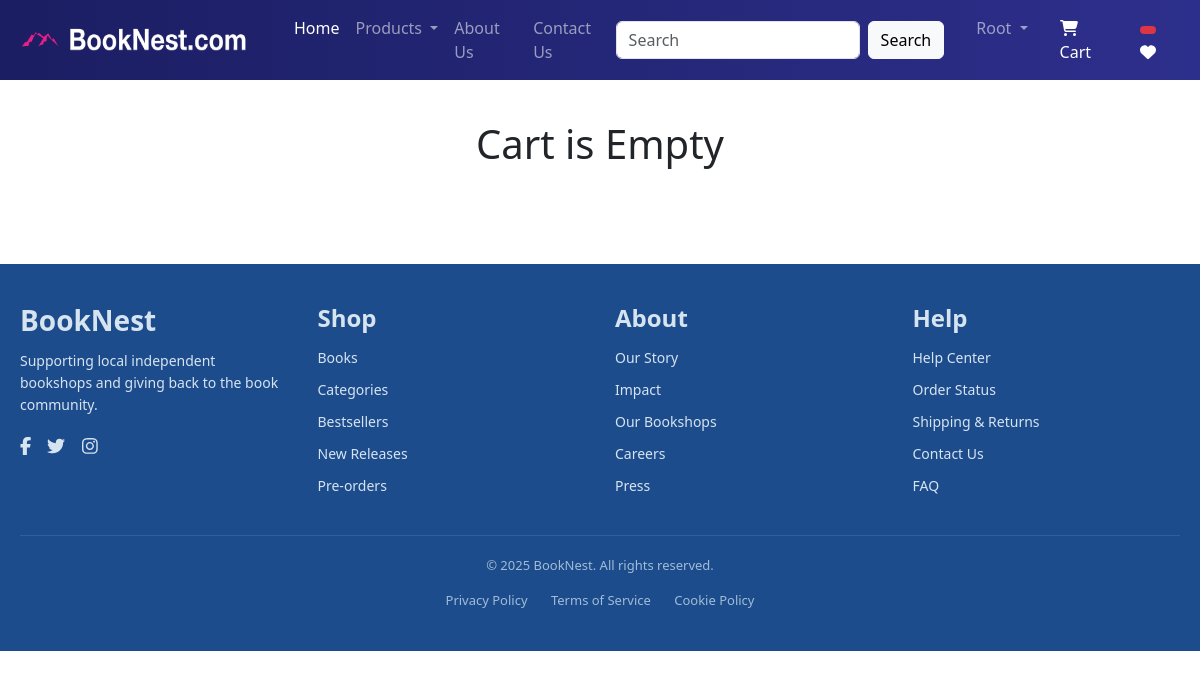
The app's page /cart/ (signed in), older data.
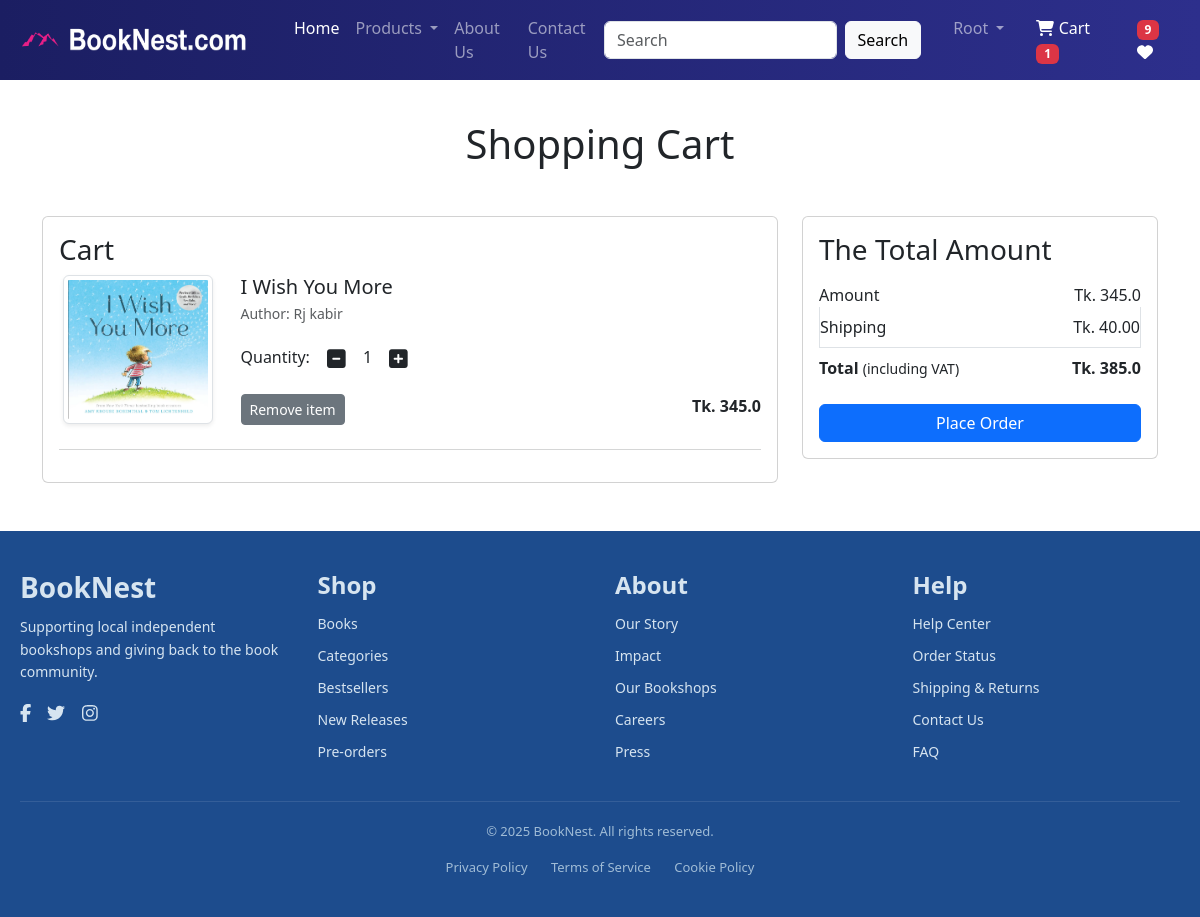
The same page, newer data.
### app/models.py (models this page shows, shortened)
class Cart(models.Model):
   user = models.ForeignKey(User, on_delete=models.CASCADE)
   product=models.ForeignKey(Product, on_delete=models.CASCADE)
   quantity=models.PositiveIntegerField(default=1)

class Product(models.Model):
    title = models.CharField(max_length=100)
    selling_price = models.FloatField()
    discounted_price = models.FloatField()
    description = models.TextField()
    composition = models.TextField(default="")
    author = models.CharField(max_length=100, blank=True, null=True)
    prodapp = models.TextField(default="")
    category = models.CharField(choices=CATEGORY_CHOICES, max_length=2)
    product_image = models.ImageField(upload_to='product/')
    format = models.CharField(max_length=50, default='Hardcover')
    pages = models.IntegerField(default=100)
    dimensions = models.CharField(max_length=100, default='6.25 × 9.25 inches')
    publication_date = models.DateField(null=True, blank=True)
    isbn = models.CharField(max_length=20, default='000-0000000000')
    language = models.CharField(max_length=50, default='English')

### app/views.py (the view)
# urls.py: path('cart/', views.show_cart, name='showcart'),
@login_required
def show_cart(request):
    user = request.user
    cart = Cart.objects.filter(user=user)
    amount = 0
    for p in cart:
        value = p.quantity * p.product.discounted_price
        amount += value
    totalamount = amount + 40
    totalitem = 0
    wishlist = 0
    if request.user.is_authenticated:
        totalitem = len(Cart.objects.filter(user=request.user))
        wishitem = len(Wishlist.objects.filter(user=request.user))
    return render(request, 'app/addtocart.html', locals())

### app/templates/app/addtocart.html (shortened to what this page needs)
{% extends 'app/base.html' %}
{% load static %}
{% block main-content %}
<div class="container my-5">
  <div class="row">
    {% if cart %}
    <h1 class="text-center mb-5">Shopping Cart</h1>
    <div class="col-sm-8">
      <div class="card">
        <div class="card-body">
          <h3>Cart</h3>
          {% for item in cart %}
          <div class="row mb-4">
            <div class="col-sm-3 text-center align-self-center">
              <img src="{{ item.product.product_image.url }}" class="img-fluid img-thumbnail shadow-sm" height="150" width="150" alt="">
            </div>
            <div class="col-sm-9">
              <h5 class="mb-1">{{ item.product.title }}</h5>
              <p class="mb-2 text-muted small">Author: {{ item.product.author }}</p>
              <div class="my-3">
                <label for="quantity">Quantity:</label>
                <a class="minus-cart btn" pid="{{ item.product.id }}"><i class="fas fa-minus-square fa-lg"></i></a>
                <span id="quantity">{{ item.quantity }}</span>
                <a class="plus-cart btn" pid="{{ item.product.id }}"><i class="fas fa-plus-square fa-lg"></i></a>
              </div>
              <div class="d-flex justify-content-between">
                <a href="#" class="remove-cart btn btn-sm btn-secondary mr-3" pid="{{ item.product.id }}">Remove item</a>
                <p class="mb-0"><strong>Tk. {{ item.product.discounted_price }}</strong></p>
              </div>
            </div>
          </div>
          <hr class="text-muted">
          {% endfor %}
        </div>
      </div>
    </div>
    <div class="col-sm-4">
      <div class="card">
        <div class="card-body">
          <h3>The Total Amount</h3>
          <ul class="list-group">
            <li class="list-group-item d-flex justify-content-between align-items-center border-0 px-0 pb-0">
              Amount <span id="amount">Tk. {{ amount }}</span>
            </li>
            <li class="list-group-item d-flex justify-content-between align-items-center px-0">
              Shipping <span>Tk. 40.00</span>
            </li>
            <li class="list-group-item d-flex justify-content-between align-items-center border-0 px-0 mb-3">
              <div><strong>Total</strong> <small>(including VAT)</small></div>
              <span id="totalamount"><strong>Tk. {{ totalamount }}</strong></span>
            </li>
          </ul>
          <div class="d-grid">
            <a href="{% url 'checkout' %}" class="btn btn-primary">Place Order</a>
          </div>
        </div>
      </div>
    </div>
    {% else %}
    <h1 class="text-center mb-5">Cart is Empty</h1>
    {% endif %}
  </div>
</div>
{% endblock main-content %}

### app/templates/app/base.html (shortened to what the changed rows need)
<!DOCTYPE html>
{% load static %}
<html lang="en">
<head>
    <link href="https://cdn.jsdelivr.net/npm/bootstrap@5.3.5/dist/css/bootstrap.min.css" rel="stylesheet">
    <link rel="stylesheet" href="{% static 'app/css/owl.carousel.min.css' %}">
    <link rel="stylesheet" href="{% static 'app/css/all.min.css' %}">
    <link rel="stylesheet" href="{% static 'app/css/style.css' %}">
</head>
<body>
  <nav class="navbar navbar-expand-lg navbar-dark navbar-gradient fixed-top">
        <div class="container-fluid">
           <div class="collapse navbar-collapse" id="navbarSupportedContent">
            <ul class="navbar-nav mb-2 mb-lg-0 ms-3">
              {% if request.user.is_authenticated %}
              <li class="nav-item dropdown mx-2">
                <a class="nav-link dropdown-toggle" href="#" id="profileDropdown" role="button" data-bs-toggle="dropdown" aria-expanded="false">
                  {{ request.user.username|capfirst }}
                </a>
              </li>
              <li class="nav-item mx-2">
                <a href="{% url 'showcart' %}" class="nav-link text-white position-relative">
                  <i class="fa fa-shopping-cart"></i> Cart
                  {% if totalitem > 0 %}
                      <span class="badge bg-danger">
                          {{ totalitem }}
                      </span>
                  {% endif %}
              </a>
              </li>
              <li class="nav-item mx-2">
                <a href="#" class="nav-link text-white">
                    <span class="badge bg-danger">
                        {% if wishitem > 0 %} {{ wishitem }} {% endif %}
                    </span>
                    <i class="fa fa-heart"></i>
                </a>
            </li>
              {% endif %}
            </ul>
          </div>
        </div>
    </nav>
<br><br><br>
    {% block main-content %}{% endblock main-content %}
</body>
</html>

Row changes from the older to the newer data that the page shows:
added Cart: product.product_image (picture), product "I Wish You More", product.author "Rj kabir", quantity "1", product.discounted_price "345.0"
Text that changed along with them:
{{ totalitem }}: (not shown) → "1"
{{ wishitem }}: (not shown) → "9"
{{ amount }}: (not shown) → "345.0"
{{ totalamount }}: (not shown) → "385.0"
text no longer shown: "Cart is Empty"
text now shown: "Shopping Cart Cart The Total Amount Amount Tk. Shipping Tk. 40.00 Total (including VAT) Tk. Place Order"
